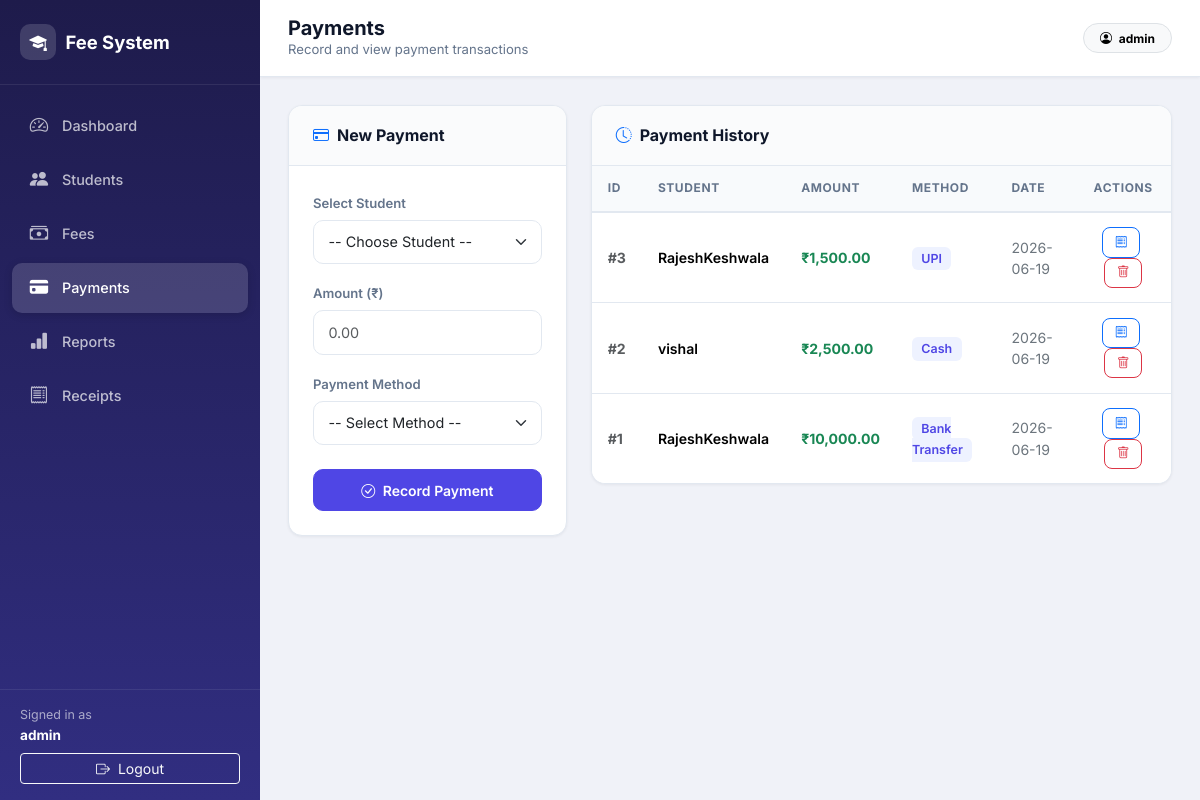
Screenshot of /admin/payments.php (signed in) with the database file from the repository.
### tables this page shows
CREATE TABLE `payments` (
  `id` int(11) NOT NULL,
  `student_id` int(11) DEFAULT NULL,
  `amount` decimal(10,2) DEFAULT NULL,
  `payment_method` varchar(50) DEFAULT NULL,
  `payment_date` date DEFAULT NULL,
  `created_at` timestamp NOT NULL DEFAULT current_timestamp()
);

CREATE TABLE `students` (
  `id` int(11) NOT NULL,
  `name` varchar(100) DEFAULT NULL,
  `email` varchar(100) DEFAULT NULL,
  `mobile` varchar(20) DEFAULT NULL,
  `course` varchar(100) DEFAULT NULL,
  `created_at` timestamp NOT NULL DEFAULT current_timestamp()
);

### admin/payments.php (the view, shortened to what this page needs)
<?php
include("../config/db.php");
$list = mysqli_query($conn, "SELECT payments.*, students.name FROM payments JOIN students ON payments.student_id = students.id ORDER BY payments.id DESC");
$pageTitle = 'Payments';
$pageSubtitle = 'Record and view payment transactions';
$activePage = 'payments';
include("includes/header.php");
?>
<div class="row g-4">
    <div class="col-lg-4">
        <div class="content-card">
            <div class="card-header-custom">
                <h3><i class="bi bi-credit-card text-primary"></i> New Payment</h3>
            </div>
            <div class="card-body-custom">
                <form method="POST">
                    <div class="mb-3">
                        <label class="form-label-custom">Select Student</label>
                        <select name="student_id" class="form-select form-select-custom" required>
                            <option value="">-- Choose Student --</option>
                        </select>
                    </div>
                    <div class="mb-3">
                        <label class="form-label-custom">Amount (₹)</label>
                        <input type="number" step="0.01" name="amount" class="form-control form-control-custom" placeholder="0.00" required>
                    </div>
                    <div class="mb-4">
                        <label class="form-label-custom">Payment Method</label>
                        <select name="method" class="form-select form-select-custom" required>
                            <option value="">-- Select Method --</option>
                        </select>
                    </div>
                    <div class="d-grid">
                        <button type="submit" name="pay" class="btn btn-action btn-indigo">
                            <i class="bi bi-check-circle me-1"></i> Record Payment
                        </button>
                    </div>
                </form>
            </div>
        </div>
    </div>
    <div class="col-lg-8">
        <div class="content-card">
            <div class="card-header-custom">
                <h3><i class="bi bi-clock-history text-primary"></i> Payment History</h3>
            </div>
            <div class="card-body-custom p-0">
                <div class="table-responsive">
                    <table class="table table-custom">
                        <thead>
                            <tr>
                                <th>ID</th>
                                <th>Student</th>
                                <th>Amount</th>
                                <th>Method</th>
                                <th>Date</th>
                                <th class="text-center">Actions</th>
                            </tr>
                        </thead>
                        <tbody>
                            <?php if (mysqli_num_rows($list) > 0): ?>
                                <?php while ($row = mysqli_fetch_assoc($list)): ?>
                                    <tr>
                                        <td class="text-muted fw-bold">#<?= htmlspecialchars($row['id']) ?></td>
                                        <td class="fw-semibold"><?= htmlspecialchars($row['name']) ?></td>
                                        <td class="text-success fw-bold">₹<?= number_format($row['amount'], 2) ?></td>
                                        <td><span class="badge-method"><?= htmlspecialchars($row['payment_method']) ?></span></td>
                                        <td class="text-secondary"><?= htmlspecialchars($row['payment_date']) ?></td>
                                        <td class="text-center">
                                            <a href="receipts.php?id=<?= $row['id'] ?>" class="btn btn-table btn-outline-primary me-1" title="View Receipt">
                                                <i class="bi bi-receipt"></i>
                                            </a>
                                            <a href="?delete=<?= $row['id'] ?>" class="btn btn-table btn-outline-danger"
                                                onclick="return confirm('Delete this payment record?')">
                                                <i class="bi bi-trash"></i>
                                            </a>
                                        </td>
                                    </tr>
                                <?php endwhile; ?>
                            <?php endif; ?>
                        </tbody>
                    </table>
                </div>
            </div>
        </div>
    </div>
</div>
<?php include("includes/footer.php"); ?>

### admin/includes/header.php (shortened to what this page needs)
<!DOCTYPE html>
<html lang="en">
<head>
    <link href="https://cdn.jsdelivr.net/npm/bootstrap@5.3.2/dist/css/bootstrap.min.css" rel="stylesheet">
    <link href="https://cdn.jsdelivr.net/npm/bootstrap-icons@1.11.3/font/bootstrap-icons.min.css" rel="stylesheet">
    <link href="../assets/css/style.css" rel="stylesheet">
</head>
<body>
<div class="admin-wrapper">
    <aside class="sidebar" id="sidebar">
        <div class="sidebar-brand">
            <h2>
                <span class="brand-icon"><i class="bi bi-mortarboard-fill"></i></span>
                Fee System
            </h2>
        </div>
        <nav class="sidebar-nav">
            <a href="dashboard.php" class="<?= $activePage === 'dashboard' ? 'active' : '' ?>">
                <i class="bi bi-speedometer2"></i> Dashboard
            </a>
            <a href="students.php" class="<?= $activePage === 'students' ? 'active' : '' ?>">
                <i class="bi bi-people-fill"></i> Students
            </a>
            <a href="fees.php" class="<?= $activePage === 'fees' ? 'active' : '' ?>">
                <i class="bi bi-cash-stack"></i> Fees
            </a>
            <a href="payments.php" class="<?= $activePage === 'payments' ? 'active' : '' ?>">
                <i class="bi bi-credit-card-fill"></i> Payments
            </a>
            <a href="reports.php" class="<?= $activePage === 'reports' ? 'active' : '' ?>">
                <i class="bi bi-bar-chart-fill"></i> Reports
            </a>
            <a href="receipts.php" class="<?= $activePage === 'receipts' ? 'active' : '' ?>">
                <i class="bi bi-receipt"></i> Receipts
            </a>
        </nav>
        <div class="sidebar-footer">
            <div class="admin-info">
                Signed in as
                <strong><?= htmlspecialchars($_SESSION['admin_name'] ?? 'Admin') ?></strong>
            </div>
            <a href="../logout.php" class="btn btn-sm btn-outline-light w-100">
                <i class="bi bi-box-arrow-right me-1"></i> Logout
            </a>
        </div>
    </aside>
    <div class="main-content">
        <header class="top-bar">
            <div class="d-flex align-items-center gap-3">
                <div>
                    <h1><?= htmlspecialchars($pageTitle) ?></h1>
                    <p class="page-subtitle"><?= htmlspecialchars($pageSubtitle) ?></p>
                </div>
            </div>
            <div class="d-none d-md-flex align-items-center gap-2">
                <span class="badge rounded-pill text-bg-light border px-3 py-2">
                    <i class="bi bi-person-circle me-1"></i>
                    <?= htmlspecialchars($_SESSION['admin_name'] ?? 'Admin') ?>
                </span>
            </div>
        </header>
        <main class="page-body">

### admin/includes/footer.php (shortened to what this page needs)
        </main>
    </div>
</div>
</body>
</html>

### rows the page displays
payments: id "3", student.name "RajeshKeshwala", amount "1,500.00", payment_method "UPI", payment_date "2026-06-19"
payments: id "2", student.name "vishal", amount "2,500.00", payment_method "Cash", payment_date "2026-06-19"
payments: id "1", student.name "RajeshKeshwala", amount "10,000.00", payment_method "Bank Transfer", payment_date "2026-06-19"

### other values shown
$_SESSION['admin_name'] "admin"
$pageTitle "Payments"
$pageSubtitle "Record and view payment transactions"
